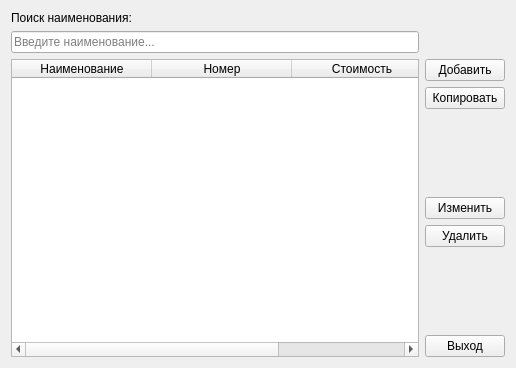
<?xml version="1.0" encoding="UTF-8"?>
<ui version="4.0">
 <class>ItemDir</class>
 <widget class="QWidget" name="ItemDir">
  <property name="geometry">
   <rect>
    <x>0</x>
    <y>0</y>
    <width>516</width>
    <height>368</height>
   </rect>
  </property>
  <property name="windowTitle">
   <string>Справочник наименований</string>
  </property>
  <layout class="QGridLayout" name="gridLayout">
   <item row="0" column="0">
    <widget class="QLabel" name="itemSearchL">
     <property name="text">
      <string>Поиск наименования:</string>
     </property>
    </widget>
   </item>
   <item row="1" column="0">
    <widget class="QLineEdit" name="itemSearch">
     <property name="text">
      <string/>
     </property>
     <property name="placeholderText">
      <string>Введите наименование...</string>
     </property>
    </widget>
   </item>
   <item row="2" column="1">
    <layout class="QVBoxLayout" name="verticalLayout">
     <item>
      <widget class="QPushButton" name="addItemB">
       <property name="text">
        <string>Добавить</string>
       </property>
      </widget>
     </item>
     <item>
      <widget class="QPushButton" name="copyItemB">
       <property name="text">
        <string>Копировать</string>
       </property>
      </widget>
     </item>
     <item>
      <spacer name="verticalSpacer">
       <property name="orientation">
        <enum>Qt::Vertical</enum>
       </property>
       <property name="sizeHint" stdset="0">
        <size>
         <width>20</width>
         <height>17</height>
        </size>
       </property>
      </spacer>
     </item>
     <item>
      <widget class="QPushButton" name="editItemB">
       <property name="text">
        <string>Изменить</string>
       </property>
      </widget>
     </item>
     <item>
      <widget class="QPushButton" name="deleteItemB">
       <property name="text">
        <string>Удалить</string>
       </property>
      </widget>
     </item>
     <item>
      <spacer name="verticalSpacer_2">
       <property name="orientation">
        <enum>Qt::Vertical</enum>
       </property>
       <property name="sizeHint" stdset="0">
        <size>
         <width>20</width>
         <height>17</height>
        </size>
       </property>
      </spacer>
     </item>
     <item>
      <widget class="QPushButton" name="exitItemB">
       <property name="text">
        <string>Выход</string>
       </property>
      </widget>
     </item>
    </layout>
   </item>
   <item row="2" column="0">
    <widget class="QTableWidget" name="itemTable">
     <property name="editTriggers">
      <set>QAbstractItemView::NoEditTriggers</set>
     </property>
     <property name="tabKeyNavigation">
      <bool>false</bool>
     </property>
     <property name="dragDropOverwriteMode">
      <bool>false</bool>
     </property>
     <property name="selectionMode">
      <enum>QAbstractItemView::SingleSelection</enum>
     </property>
     <property name="selectionBehavior">
      <enum>QAbstractItemView::SelectRows</enum>
     </property>
     <property name="sortingEnabled">
      <bool>false</bool>
     </property>
     <property name="cornerButtonEnabled">
      <bool>false</bool>
     </property>
     <attribute name="horizontalHeaderDefaultSectionSize">
      <number>140</number>
     </attribute>
     <attribute name="horizontalHeaderStretchLastSection">
      <bool>true</bool>
     </attribute>
     <attribute name="verticalHeaderDefaultSectionSize">
      <number>20</number>
     </attribute>
     <column>
      <property name="text">
       <string>Наименование</string>
      </property>
     </column>
     <column>
      <property name="text">
       <string>Номер</string>
      </property>
     </column>
     <column>
      <property name="text">
       <string>Стоимость</string>
      </property>
     </column>
    </widget>
   </item>
  </layout>
 </widget>
 <tabstops>
  <tabstop>itemSearch</tabstop>
  <tabstop>itemTable</tabstop>
  <tabstop>addItemB</tabstop>
  <tabstop>copyItemB</tabstop>
  <tabstop>editItemB</tabstop>
  <tabstop>deleteItemB</tabstop>
  <tabstop>exitItemB</tabstop>
 </tabstops>
 <resources/>
 <connections/>
</ui>
